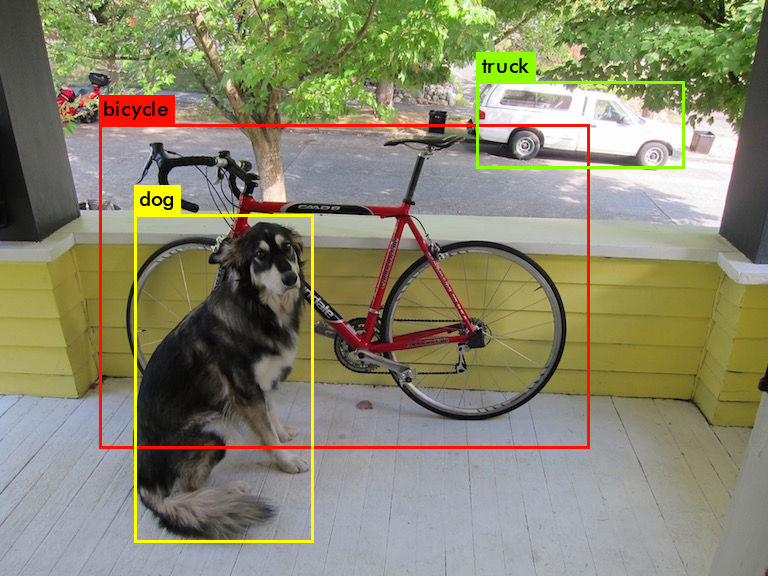
#> input picture Basics of computer vision/annotations.jpg, 768 x 576 px, found by its file name
$ jupyter execute '1. Computer Vision Basics.ipynb'   (shell and % lines are left out)
#> lines starting #> are read from the running program, lines starting #| are printed output that depends on the picture; after the words box and inside, x2 and y2 are one past the last pixel; in counts of white or black regions, pixels touching at a corner belong together
# Computer Vision Basics with openCV

### Import statements

[cell 1]
import cv2
import numpy as np

### Check your openCV version

[cell 2]
cv2.__version__

## Computer Vision Basics

### Load and Image

[cell 3]
# Declare a variable with the path to your image

[cell 4]
# Load the image with openCV
img = cv2.imread('annotations.jpg')
#> img is the input picture: shape (576, 768, 3); mean B, G, R 109.6, 134.9, 136.5

[Hint](# "You will need to use cv2.imread")

### Check the image type

[cell 5]
# What is the image type? -> type
type(img)

[Hint](# "Just use the python type function")

[cell 6]
# Print the value of the pixels of the image
print(img)
#> (printed output is left out)

[Hint](# "Just use the python print function")

### Show the image using openCV

[cell 7]
# Lets now see the image! dont forget to call destroyAllWindows!
cv2.imshow('image',img)
cv2.waitKey(0)
cv2.destroyAllWindows()
cv2.waitKey(1)

[Hint](# "You need to use imshow, waitkey and destroyAllWindows")

### Now lets display unsing matplotlib

[cell 8]
# Import matplotlib
import matplotlib.pyplot as plt

[cell 9]
# Choose a pyplot figsize to make images fit nicely into the notebook
plt.figure(figsize=(20,15))

# Now display the image with plt
plt.imshow(img)

### Lets fix the colors

[cell 10]
# Does your image look ok? are the colors the right ones?, if not, lets fix it!
# Remember that openCV will load images using BGR rather than RGB
# Change the image to RGB and diplay it again with plt
rgb_img = cv2.cvtColor(img,cv2.COLOR_BGR2RGB)
plt.imshow(rgb_img)

[Hint](# "use cvtColor")

### What is the shape of the image?

[cell 11]
# Check the image shape
img.shape
#> Out = (576, 768, 3)

### Lets make it grayscale

[cell 12]
# Load the the image in grayscale, what are the 2 ways you can do that?

img_gray_load1 = cv2.imread('annotations.jpg', cv2.IMREAD_GRAYSCALE)
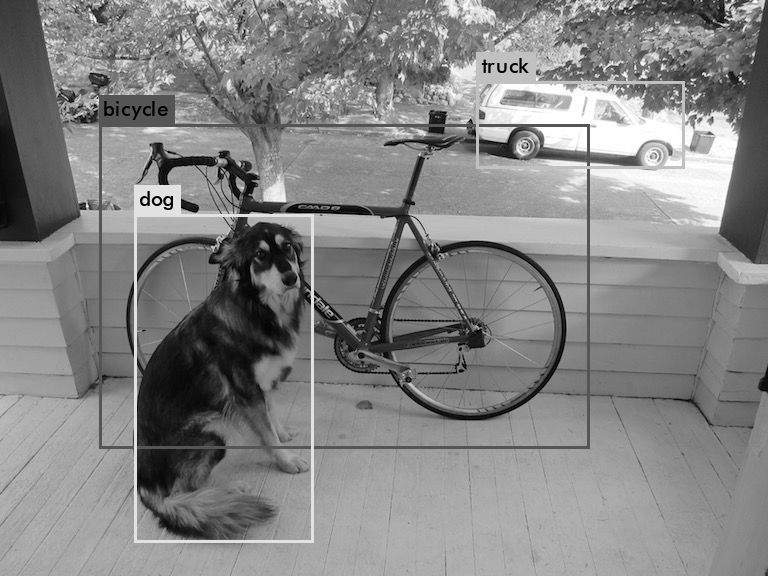
#> img_gray_load1: shape (576, 768); min 0, max 255, mean 132.5
img_gray_load2 = cv2.imread('annotations.jpg',0)

[cell 13]
# Now load an image in color and then transform it to grayscale
img2 = cv2.imread('annotations.jpg')
img_gray = cv2.cvtColor(img2, cv2.COLOR_BGR2GRAY)

### What is the shape now?

[cell 14]
# Check the grayscale shape
img_gray.shape
#> Out = (576, 768)

### How does it look like?

[cell 15]
# Display the grayscale image with matplotlib, how does it look?
plt.imshow(img_gray)

### We need to indicate the colormap

[cell 16]
# Display the grayscale image with matplotlib, make sure to include the colormap so it really is grayscale
plt.imshow(img_gray,cmap='gray')

### Cropping an image

[cell 17]
# Lets now crop a Region of Interest of an image, load and image and crop different parts of it
cropped_img=rgb_img[0:125,0:200]
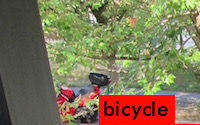
#> cropped_img: shape (125, 200, 3); mean R, G, B 129.6, 117.5, 85.9
plt.imshow(cropped_img)

[cell 18]
# Save to disk the cropped areas
cv2.imwrite('new.jpg',cropped_img)
#> Out = True

### To edit an image making a copy of it is always a good idea!

[cell 19]
# Load an image and then make a copy of it
img_copy = img.copy

[Hint](# "use the numpy function ")

## Annotating images

### Rectangles

[cell 20]
# Draw green rectangle on top of a region of interest in your image
img3 = cv2.imread('annotations.jpg')
green = (0,255,0)
imgnew= cv2.rectangle(img3,(100,250),(400,550),green,3,1)
plt.imshow(imgnew)

[Hint](# "You will need to use the cv2 function rectangle(img, pt1, pt2, color, thickness) -> img")

### Adding text to images

[cell 21]
# Make a copy of your image and then write some text on top of the image
img4 = cv2.imread('annotations.jpg')
green = (0,255,0)
cv2.putText(img4, 'This is a test',(200,200),cv2.FONT_HERSHEY_PLAIN,3,green,2,cv2.LINE_AA)
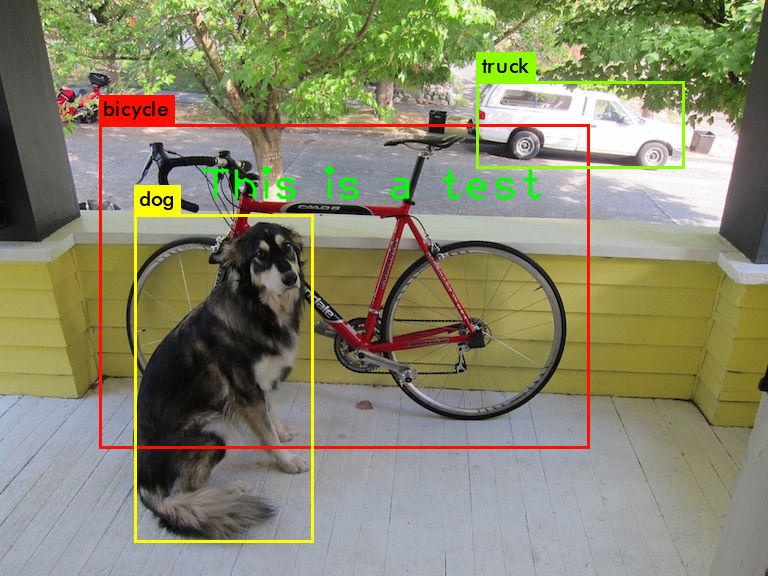
#> img4: shape (576, 768, 3); 0.65% of pixels changed, all inside (x1, y1, x2, y2) = (201, 166, 542, 200)
plt.imshow(img4)

[Hint](# "You will need to use cv2 putText function -> putText(img, text, coordinates, fontFace, fontScale, color, thickness, lineType). For fonts check the enum cv2.FONT_HERSHEY_")

Now that you know how to load annotate and save images lets start manually annotating some images

[cell 22]
# Load as many images as you like and start annotating objects in the image,
# Before annotating the images make a copy of the image so we keep the original without changes
# Use the format proposed in the example above

[cell 23]
# Display the images that you have annotated above, both versions, the original one and the annotated one
import matplotlib.pyplot as plt
plt.figure(figsize=(20,15))
imgPC = cv2.imread('pc.jpg')
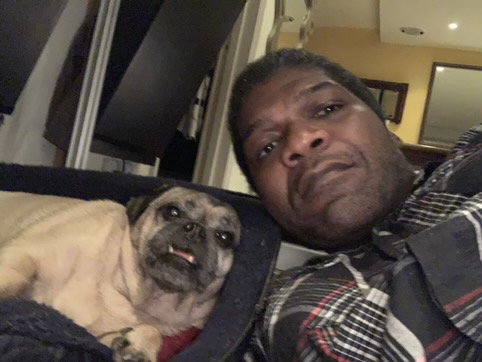
#> input picture Basics of computer vision/PC.jpg, 482 x 362 px, found by its file name
#> imgPC is the input picture: shape (362, 482, 3); mean B, G, R 71.4, 81.3, 92
imgPC=cv2.cvtColor(imgPC,cv2.COLOR_BGR2RGB)
box_height=20
box_width=80

x1,y1,x2,y2 = 125,180,244,300
xx1,yy1,xx2,yy2 = 225,45,400,250
x,y,xa,ya = x1,y1-box_height,x1+box_width,y1
xb,yb,xaa,yaa = xx1,yy1-box_height,xx1+box_width,yy1
padding = 5
green = (0,255,0)
red = (255,0,0)
white =(255,255,255)
black =(0,0,0)


font = cv2.FONT_HERSHEY_SIMPLEX
text = 'Percy'

cv2.rectangle(imgPC, (x1,y1), (x2,y2), green, 2) # percy box
cv2.rectangle(imgPC, (xx1,yy1), (xx2,yy2), red, 2) # charlie box\

cv2.rectangle(imgPC, (x,y), (xa,ya), green, -1) # percy backbox
cv2.rectangle(imgPC, (xb,yb), (xaa,yaa), red, -1) # Charlie backbox
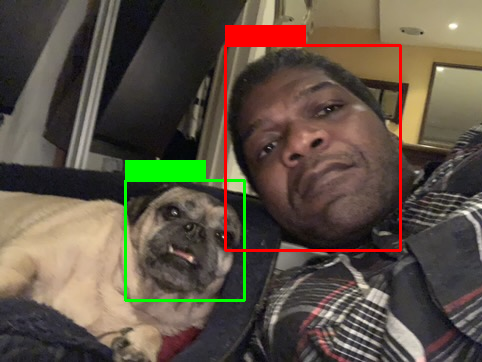
#> imgPC: shape (362, 482, 3); mean R, G, B 93.9, 82.3, 68.7

cv2.putText(imgPC, "Percy", (x1 + padding,y1 - padding), cv2.FONT_HERSHEY_SIMPLEX, 0.4, black,1)
#> imgPC: shape (362, 482, 3); 0.05% of pixels changed, all inside (x1, y1, x2, y2) = (132, 167, 165, 179)

cv2.putText(imgPC, "Charlie", (xx1 + padding,yy1 - padding), cv2.FONT_HERSHEY_SIMPLEX, 0.4, white, 1)
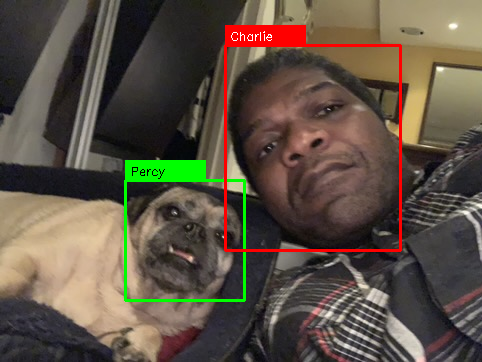
#> imgPC: shape (362, 482, 3); mean R, G, B 93.9, 82.3, 68.9


plt.imshow(imgPC)
